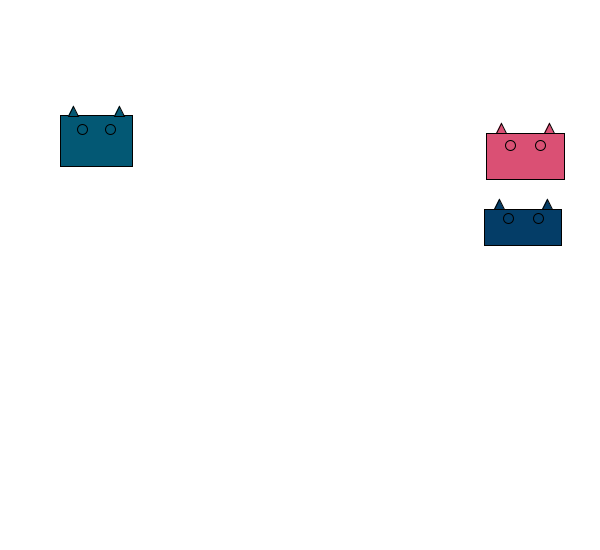
Frame 1 (no input)
Frame 60 (the mouse pressed at the canvas centre just before this capture): identical to frame 1, image omitted
Frame 120 (the mouse held since frame 60 and released just before this capture): identical to frame 1, image omitted

The Processing sketch that drew this single still picture (run headless with seeded random() and noise(); from frame 60 on, the mouse is pressed at the canvas centre):

// Processing sketch: question3
// ── question3.pde
//question 3, multiple monsters

final color backgroundColor = color(255);

//set monster 1 variables
int monsterWidth1 = randomWidth();
int monsterHeight1 = randomHeight();
int monsterX1 = randomX();
int monsterY1 = randomY();
color monsterColor1 = randomColor();

//set monster 2 variables
int monsterWidth2 = randomWidth();
int monsterHeight2 = randomHeight();
int monsterX2 = randomX();
int monsterY2 = randomY();
color monsterColor2 = randomColor();

//set monster 3 variables
int monsterWidth3 = randomWidth();
int monsterHeight3 = randomHeight();
int monsterX3 = randomX();
int monsterY3 = randomY();
color monsterColor3 = randomColor();

void setup()
{
  size(600, 550);
  rectMode(CENTER);
}
    
void draw()
{
   background(backgroundColor);
   
   drawMonster(monsterX1, monsterY1, monsterWidth1, monsterHeight1, monsterColor1);
   drawMonster(monsterX2, monsterY2, monsterWidth2, monsterHeight2, monsterColor2);
   drawMonster(monsterX3, monsterY3, monsterWidth3, monsterHeight3, monsterColor3);
}

//if the monsters overlap or you don't like the colours you can click to reset
void mouseClicked()
{
//reset monster 1 variables
monsterWidth1 = randomWidth();
monsterHeight1 = randomHeight();
monsterX1 = randomX();
monsterY1 = randomY();
monsterColor1 = randomColor();

//reset monster 2 variables
monsterWidth2 = randomWidth();
monsterHeight2 = randomHeight();
monsterX2 = randomX();
monsterY2 = randomY();
monsterColor2 = randomColor();

//reset monster 3 variables
monsterWidth3 = randomWidth();
monsterHeight3 = randomHeight();
monsterX3 = randomX();
monsterY3 = randomY();
monsterColor3 = randomColor();
}

void drawMonster(int x, int y, int width, int height, color fillColor)
{ 
  final int eyeRadius = 5;
 
  fill(fillColor);
  rect(x, y, width, height);

  // Draw the left ear
  triangle(x - width/4, // x1
           y - height/2, // y1
           x - width/4 - 10, // x2
           y - height/2, // y2
           x - width/4 - 5, //x3
           y - height/2 - 10); //y3
 
  // Draw the right ear
  triangle(x + width/4, // x1
           y - height/2, // y1
           x + width/4 + 10, // x2
           y - height/2, // y2
           x + width/4 + 5, //x3
           y - height/2 - 10); //y3
 
  // Draw the left eye
  ellipse(x - width/5,
          y - height/4,
          eyeRadius * 2,
          eyeRadius * 2);
 
 // Draw the right eye
 ellipse(x + width/5,
         y - height/4,
         eyeRadius * 2,
         eyeRadius * 2);
}

//function to generate random widths
int randomWidth()
{
 return int(random(40, 100));
}

//function to generate random heights
int randomHeight()
{
  return int(random(30, 95));
}

//function to place the monster's X location
int randomX()
{
  return int(random(50, 550));
}

//function to place monster's Y location
int randomY()
{
  return int(random(50, 500));
}

//function to generate random colours
color randomColor()
{ 
  return color(random(255), random(255), random(255));
}
